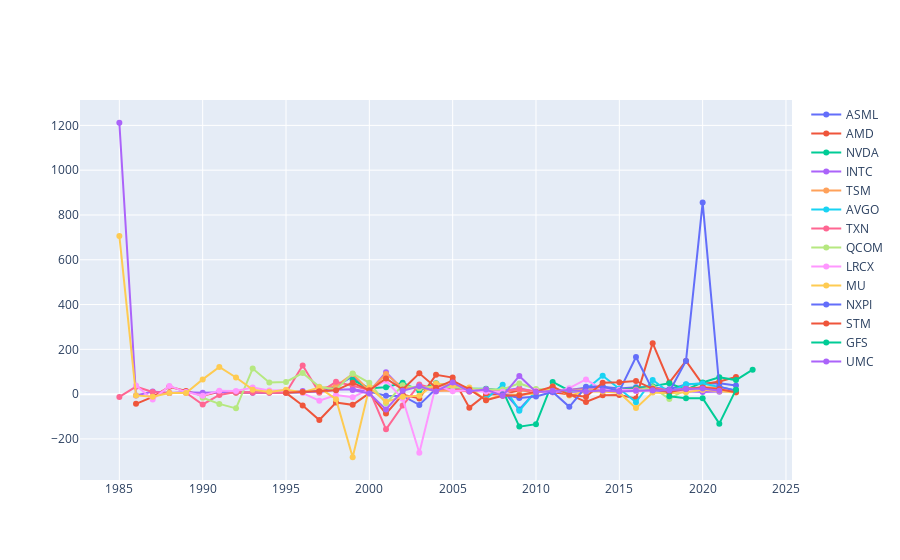

Write notebook code for a chart like this one.
### Code cell
import plotly.graph_objects as go

fig = go.Figure()

for i in tickers:
    data_metrics = key_metrics_annually_total[key_metrics_annually_total["Company"]==i]

    fig.add_trace(go.Scatter(x=data_metrics.index, 
                            y=data_metrics.peRatio,
                        mode='lines+markers',
                        name=i))
fig.show()
